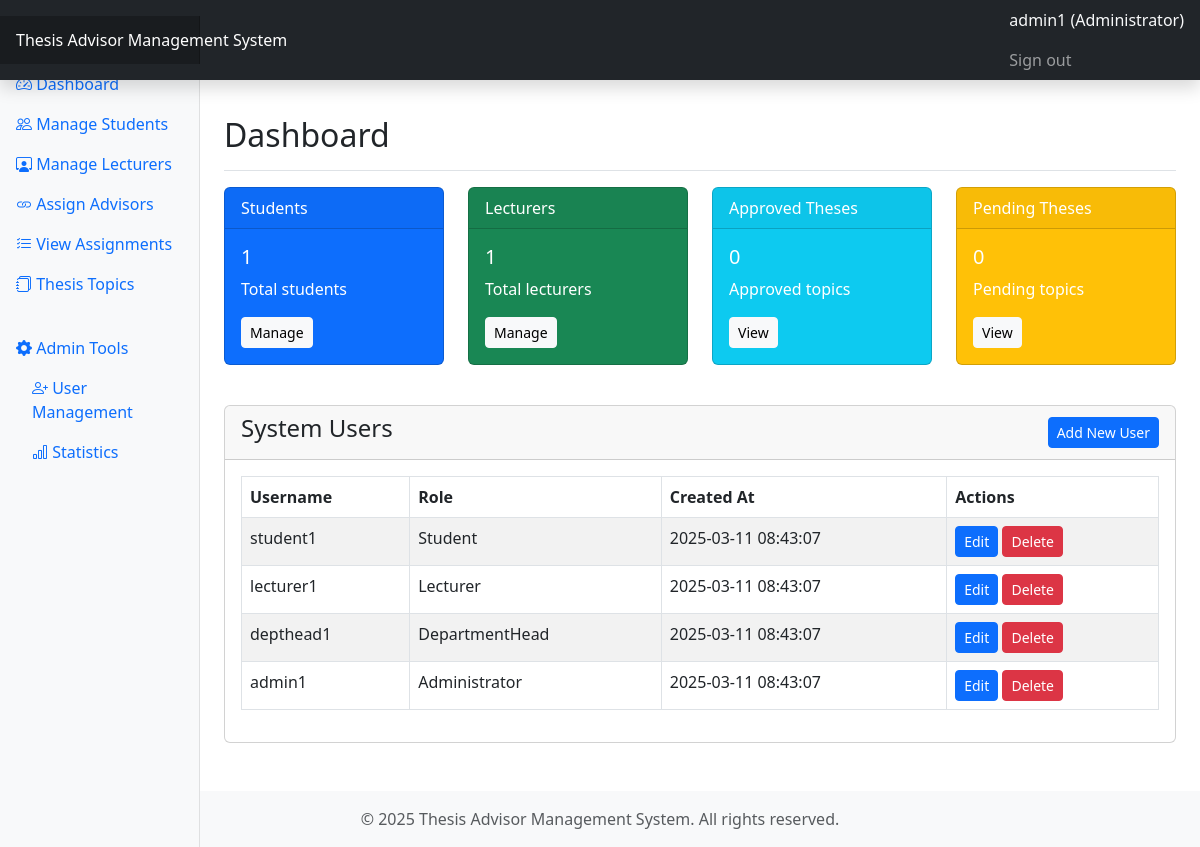
Page /dashboard/index (signed in) on the committed database.
### tables this page shows
CREATE TABLE IF NOT EXISTS NguoiDung (
    UserID INT AUTO_INCREMENT PRIMARY KEY,
    Username VARCHAR(50) NOT NULL UNIQUE,
    Password VARCHAR(255) NOT NULL,  
    Role ENUM('Student', 'Lecturer', 'DepartmentHead', 'Administrator') NOT NULL,
    SinhVienID INT DEFAULT NULL,   
    GiangVienID INT DEFAULT NULL,  
    CreatedAt DATETIME DEFAULT CURRENT_TIMESTAMP,
    FOREIGN KEY (SinhVienID) REFERENCES SinhVien(SinhVienID) ON DELETE SET NULL,
    FOREIGN KEY (GiangVienID) REFERENCES GiangVien(GiangVienID) ON DELETE SET NULL
);

### controllers/DashboardController.php (called while the page is built, shortened)
<?php
class DashboardController {
    private $pdo;
    public function __construct($pdo) {
        $this->pdo = $pdo;
    }
    public function index() {
        $user = $_SESSION['user'];
        $role = $user['Role'];
        $page = isset($_GET['page']) ? (int)$_GET['page'] : 1;
        $limit = 10;
        $data = [];
        switch($role) {
            case ROLE_ADMIN:
                require_once 'models/User.php';
                require_once 'models/DeTai.php';
                $sinhVienModel = new SinhVien($this->pdo);
                $giangVienModel = new GiangVien($this->pdo);
                $userModel = new User($this->pdo);
                $deTaiModel = new DeTai($this->pdo);
                $users = $userModel->getPaginatedUsers($page, $limit);
                $totalItems = $userModel->count();
                $studentCount = $sinhVienModel->count();
                $lecturerCount = $giangVienModel->count();
                $approvedTheses = $deTaiModel->countByStatus('Approved');
                $pendingTheses = $deTaiModel->countByStatus('Pending');
                $data = [
                    'users' => $users,
                    'studentCount' => $studentCount,
                    'lecturerCount' => $lecturerCount,
                    'approvedTheses' => $approvedTheses,
                    'pendingTheses' => $pendingTheses,
                    'totalUsers' => $totalItems
                ];
                break;
        }
        require_once 'views/layouts/header.php';
        require_once 'views/dashboard/index.php';
        require_once 'views/layouts/footer.php';
    }
}

### models/BaseModel.php (called while the page is built, shortened)
<?php
class BaseModel {
    protected $pdo;
    protected $table;
    public function __construct($pdo) {
        $this->pdo = $pdo;
    }
    public function getAll($page = null, $limit = 10) {
        if ($page !== null) {
            $offset = ($page - 1) * $limit;
            $stmt = $this->pdo->prepare("SELECT * FROM {$this->table} LIMIT $limit OFFSET $offset");
        } else {
            $stmt = $this->pdo->query("SELECT * FROM {$this->table}");
        }
        $stmt->execute();
        return $stmt->fetchAll(PDO::FETCH_ASSOC);
    }
    public function count() {
        $stmt = $this->pdo->query("SELECT COUNT(*) FROM {$this->table}");
        return $stmt->fetchColumn();
    }
}

### models/User.php (called while the page is built, shortened)
<?php
require_once 'BaseModel.php';
class User extends BaseModel {
    public function getPaginatedUsers($page = 1, $limit = 10) {
        return $this->getAll($page, $limit);
    }
}

### models/DeTai.php (called while the page is built, shortened)
<?php
require_once 'BaseModel.php';
class DeTai extends BaseModel {
    public function countByStatus($status = null) {
        $sql = "SELECT COUNT(*) FROM DeTai";
        $params = [];
        if ($status !== null) {
            $sql .= " WHERE TrangThai = ?";
            $params[] = $status;
        }
        $stmt = $this->pdo->prepare($sql);
        $stmt->execute($params);
        return $stmt->fetchColumn();
    }
}

### views/dashboard/index.php (the view, shortened to what this page needs)
<div class="d-flex justify-content-between flex-wrap flex-md-nowrap align-items-center pt-3 pb-2 mb-3 border-bottom">
    <h1 class="h2">Dashboard</h1>
</div>
<?php if ($user['Role'] === ROLE_STUDENT): ?>
    <div class="card mb-4">
        <div class="card-header">
            <h4>My Advisor</h4>
        </div>
        <div class="card-body">
            <?php if (isset($data['advisor']) && $data['advisor']): ?>
                <div class="row">
                    <div class="col-md-6">
                        <p><strong>Name:</strong> <?= htmlspecialchars($data['advisor']['HoTen']) ?></p>
                        <p><strong>Email:</strong> <?= htmlspecialchars($data['advisor']['Email']) ?></p>
                        <p><strong>Phone:</strong> <?= htmlspecialchars($data['advisor']['SoDienThoai']) ?></p>
                    </div>
                    <div class="col-md-6">
                        <p><strong>Department:</strong> <?= htmlspecialchars($data['advisor']['BoMon']) ?></p>
                        <p><strong>Start Date:</strong> <?= htmlspecialchars($data['advisor']['NgayBatDau']) ?></p>
                        <?php if ($data['advisor']['GhiChu']): ?>
                            <p><strong>Notes:</strong> <?= htmlspecialchars($data['advisor']['GhiChu']) ?></p>
                        <?php endif; ?>
                    </div>
                </div>
            <?php else: ?>
                <p class="alert alert-warning">You have not been assigned to an advisor yet.</p>
            <?php endif; ?>
        </div>
    </div>
    <div class="card">
        <div class="card-header">
            <h4>My Thesis Topics</h4>
        </div>
        <div class="card-body">
            <?php if (isset($data['theses']) && count($data['theses']) > 0): ?>
                <table class="table table-striped table-bordered">
                    <thead>
                        <tr>
                            <th>Topic</th>
                            <th>Status</th>
                            <th>Submission Date</th>
                            <th>Advisor</th>
                            <th>Actions</th>
                        </tr>
                    </thead>
                    <tbody>
                        <?php foreach($data['theses'] as $thesis): ?>
                            <tr>
                                <td><?= htmlspecialchars($thesis['TenDeTai']) ?></td>
                                <td>
                                    <?php if ($thesis['TrangThai'] === 'Pending'): ?>
                                        <span class="badge bg-warning">Pending</span>
                                    <?php elseif ($thesis['TrangThai'] === 'Approved'): ?>
                                        <span class="badge bg-success">Approved</span>
                                    <?php else: ?>
                                        <span class="badge bg-danger">Rejected</span>
                                    <?php endif; ?>
                                </td>
                                <td><?= htmlspecialchars($thesis['NgayNop']) ?></td>
                                <td><?= isset($thesis['TenGiangVien']) ? htmlspecialchars($thesis['TenGiangVien']) : 'Not assigned' ?></td>
                                <td>
                                    <a href="<?= BASE_URL ?>detai/view/<?= $thesis['DeTaiID'] ?>" class="btn btn-sm btn-primary">View</a>
                                </td>
                            </tr>
                        <?php endforeach; ?>
                    </tbody>
                </table>
            <?php else: ?>
                <p class="alert alert-info">You haven't submitted any thesis topics yet.</p>
                <a href="<?= BASE_URL ?>detai/create" class="btn btn-primary">Submit New Topic</a>
            <?php endif; ?>
        </div>
    </div>
<?php elseif ($user['Role'] === ROLE_ADMIN): ?>
    <div class="row">
        <div class="col-md-3">
            <div class="card text-white bg-primary mb-3">
                <div class="card-header">Students</div>
                <div class="card-body">
                    <h5 class="card-title"><?= $data['studentCount'] ?></h5>
                    <p class="card-text">Total students</p>
                    <a href="<?= BASE_URL ?>sinhvien/index" class="btn btn-light btn-sm">Manage</a>
                </div>
            </div>
        </div>
        <div class="col-md-3">
            <div class="card text-white bg-success mb-3">
                <div class="card-header">Lecturers</div>
                <div class="card-body">
                    <h5 class="card-title"><?= $data['lecturerCount'] ?></h5>
                    <p class="card-text">Total lecturers</p>
                    <a href="<?= BASE_URL ?>giangvien/index" class="btn btn-light btn-sm">Manage</a>
                </div>
            </div>
        </div>
        <div class="col-md-3">
            <div class="card text-white bg-info mb-3">
                <div class="card-header">Approved Theses</div>
                <div class="card-body">
                    <h5 class="card-title"><?= $data['approvedTheses'] ?></h5>
                    <p class="card-text">Approved topics</p>
                    <a href="<?= BASE_URL ?>detai/index?status=Approved" class="btn btn-light btn-sm">View</a>
                </div>
            </div>
        </div>
        <div class="col-md-3">
            <div class="card text-white bg-warning mb-3">
                <div class="card-header">Pending Theses</div>
                <div class="card-body">
                    <h5 class="card-title"><?= $data['pendingTheses'] ?></h5>
                    <p class="card-text">Pending topics</p>
                    <a href="<?= BASE_URL ?>detai/index?status=Pending" class="btn btn-light btn-sm">View</a>
                </div>
            </div>
        </div>
    </div>
    <div class="card mt-4">
        <div class="card-header d-flex justify-content-between align-items-center">
            <h4>System Users</h4>
            <div>
                <a href="#" class="btn btn-sm btn-primary">Add New User</a>
            </div>
        </div>
        <div class="card-body">
            <div class="table-responsive">
                <table class="table table-striped table-bordered">
                    <thead>
                        <tr>
                            <th>Username</th>
                            <th>Role</th>
                            <th>Created At</th>
                            <th>Actions</th>
                        </tr>
                    </thead>
                    <tbody>
                        <?php foreach($data['users'] as $user): ?>
                            <tr>
                                <td><?= htmlspecialchars($user['Username']) ?></td>
                                <td><?= htmlspecialchars($user['Role']) ?></td>
                                <td><?= htmlspecialchars($user['CreatedAt']) ?></td>
                                <td>
                                    <a href="#" class="btn btn-sm btn-primary">Edit</a>
                                    <a href="#" class="btn btn-sm btn-danger">Delete</a>
                                </td>
                            </tr>
                        <?php endforeach; ?>
                    </tbody>
                </table>
            </div>
        </div>
    </div>
<?php endif; ?>

### rows in the picture
nguoidung: Username "student1", Role "Student", CreatedAt "2025-03-11 08:43:07"
nguoidung: Username "lecturer1", Role "Lecturer", CreatedAt "2025-03-11 08:43:07"
nguoidung: Username "depthead1", Role "DepartmentHead", CreatedAt "2025-03-11 08:43:07"
nguoidung: Username "admin1", Role "Administrator", CreatedAt "2025-03-11 08:43:07"

### other values in the picture
SITE_NAME "Thesis Advisor Management System"
$_SESSION['user']['Username'] "admin1"
$_SESSION['user']['Role'] "Administrator"
$data['studentCount'] "1"
$data['lecturerCount'] "1"
$data['approvedTheses'] "0"
$data['pendingTheses'] "0"
